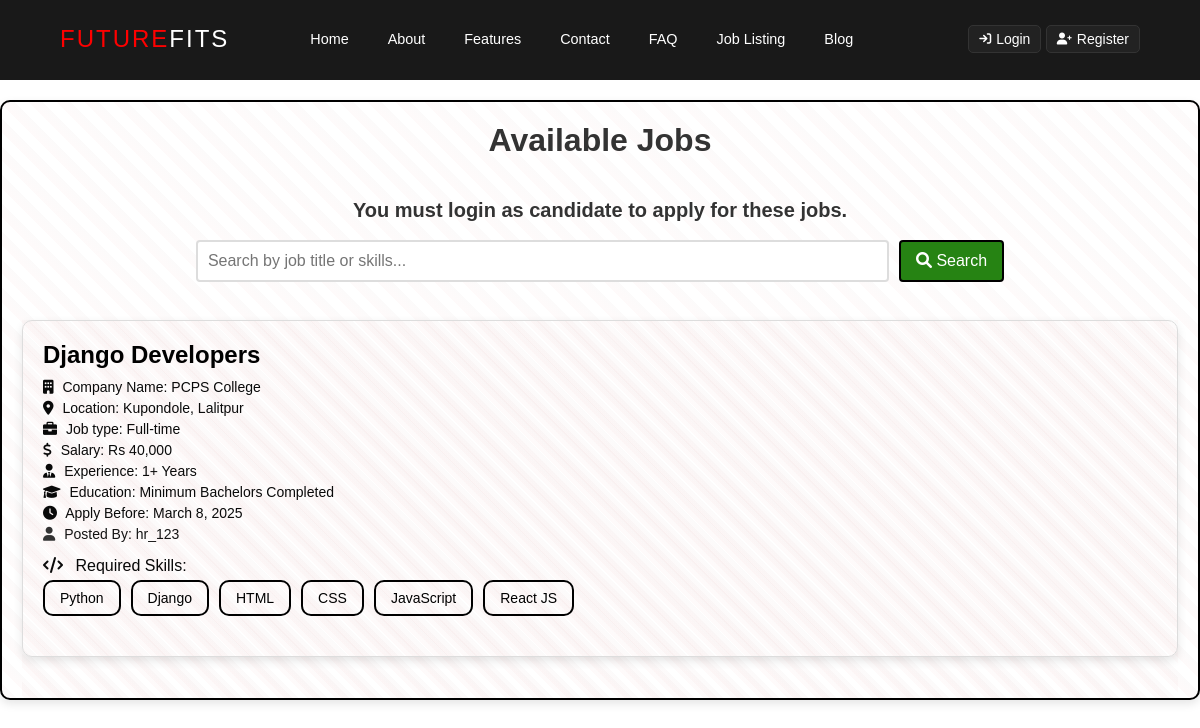
The app's page /job-listing with its own data.
### JRS/models.py (models this page shows, shortened)
class Job(models.Model):
    JOB_TYPES = (
        ('Full-time', 'Full-time'),
        ('Part-time', 'Part-time'),
        ('Internship', 'Internship'),
        ('Contract', 'Contract'),
        ('Freelance', 'Freelance'),
    )
    title = models.CharField(max_length=255)
    description = models.TextField()
    company = models.CharField(max_length=255)
    location = models.CharField(max_length=255)
    job_type = models.CharField(max_length=50, choices=JOB_TYPES)
    salary = models.CharField(max_length=255)
    experience = models.CharField(max_length=255)
    skills = models.CharField(max_length=255)
    education = models.CharField(max_length=255)
    deadline = models.DateField()
    posted_by = models.ForeignKey('HR', on_delete=models.CASCADE)
    created_at = models.DateTimeField(auto_now_add=True)
    updated_at = models.DateTimeField(auto_now=True)
    def skill_list(self):
        return [skill.strip() for skill in self.skills.split(',')] if self.skills else []

class HR(models.Model):
    user = models.OneToOneField(User, on_delete=models.CASCADE)
    first_name = models.CharField(max_length=255, null=False, blank=False, default="HR")
    last_name = models.CharField(max_length=255, null=False, blank=False, default="User")
    username = models.CharField(max_length=255, unique=True)
    email = models.EmailField(unique=True, default='default@email.com')
    profile_picture = models.ImageField(upload_to="profile_pictures/", default="profile_pictures/default.png")
    def __str__(self):
        return self.username

### JRS/views.py (the view)
# urls.py: path('job-listing', views.job_listing, name='job_listing'),
@never_cache
def job_listing(request):
    search_query = request.GET.get('search', '')
    if search_query:
        jobs = Job.objects.filter(
            title__icontains=search_query
        ) | Job.objects.filter(
            skills__icontains=search_query
        )
    else:
        jobs = Job.objects.all()
    return render(request, 'JRS/job_listing.html', {'jobs': jobs})

### JRS/context_processors.py (called while the page is built)
def hr_profile(request):
    hr = None
    if request.user.is_authenticated:
        try:
            hr = HR.objects.get(user=request.user)
        except HR.DoesNotExist:
            pass
    return {'hr': hr}

def candidate_profile(request):
    candidate = None
    if request.user.is_authenticated:
        try:
            candidate = Candidate.objects.get(user=request.user)
        except Candidate.DoesNotExist:
            pass
    return {'candidate': candidate}

### JRS/templates/JRS/job_listing.html (shortened to what this page needs)
{% extends "JRS/base.html" %}
{% load static %}
{% block inlinecss %}
<link href="{% static 'JRS/css/job_listing.css' %}" rel="stylesheet">
{% endblock inlinecss %}
{% block main %}
<div class="job-list-container">
    <h1 class="text-center">Available Jobs</h1>
    <p style="text-align: center; font-size: 20px; color: #333333; font-weight: 600;">
        You must login as candidate to apply for these jobs.
    </p>
    <br>
    <div class="search-bar">
        <form method="GET" action="{% url 'JRS:job_listing' %}">
            <input type="text" name="search" placeholder="Search by job title or skills..." value="{{ request.GET.search }}">
            <button type="submit"><i class="fa-solid fa-search"></i> Search</button>
        </form>
    </div>
    <br>
    {% if jobs %}
    <div class="job-list">
        {% for job in jobs %}
            <div class="job-card">
                <h3 class="job-title">{{ job.title }}</h3>
                <p class="company-name"><i class="fa-solid fa-building"></i> Company Name: {{ job.company }}</p>
                <p class="job-location"><i class="fa-solid fa-map-marker-alt"></i> Location: {{ job.location }}</p>
                <p class="job-type"><i class="fa-solid fa-briefcase"></i> Job type: {{ job.job_type | capfirst }}</p>
                <p class="salary"><i class="fa-solid fa-dollar-sign"></i> Salary: {{ job.salary }}</p>
                <p class="experience"><i class="fa-solid fa-user-tie"></i> Experience: {{ job.experience }}</p>
                <p class="education"><i class="fa-solid fa-graduation-cap"></i> Education: {{ job.education }}</p>
                <p class="deadline"><i class="fa-solid fa-clock"></i> Apply Before: {{ job.deadline }}</p>
                <p class="posted-by"><i class="fa-solid fa-user"></i> Posted By: {{ job.posted_by }}</p>
                <div class="skills">
                    <i class="fa-solid fa-code"></i> Required Skills:
                    <ul class="skill-list">
                        {% for skill in job.skill_list %}
                            <li>{{ skill }}</li>
                        {% empty %}
                            <li>No skills listed</li>
                        {% endfor %}
                    </ul>
                </div>
            </div>
        {% endfor %}
    </div>
    {% else %}
        <p class="no-jobs">No jobs available at the moment.</p>
    {% endif %}
</div>
{% endblock main %}

### JRS/static/JRS/CSS/job_listing.css (style rules this page uses)
:root { --primary-color: #ff5733; --secondary-color: #8e44ad; --accent-color: #f1c40f; --text-color: #333; --background-color: rgba(255, 255, 255, 0.85); --scrollbar-bg: rgba(0, 0, 0, 0.1); --font-family: "Poppins", sans-serif; }
* { margin: 0; padding: 0; box-sizing: border-box; }
html { overflow-x: hidden; }
body { font-family: var(--font-family); background: #fff; color: var(--text-color); }
body { font-family: 'Arial', sans-serif; background-color: #ffffff; color: #080808; margin: 0; padding: 0; }
.posted-by { color: #141313; font-size: 14px; margin: 5px 0; }
.posted-by i { color: #333333; margin-right: 5px; }
.job-list-container { max-width: 1450px; max-height: 600px; margin: 0 auto; padding: 20px; border: 2px solid #000000; border-radius: 10px; background: repeating-linear-gradient( 45deg, rgba(223, 6, 6, 0.02), rgba(94, 19, 19, 0.02) 10px, transparent 10px, transparent 20px ); box-shadow: 0px 4px 10px rgba(0, 0, 0, 0.1); margin-top: 100px; overflow-y: scroll; }
.search-bar { text-align: center; margin-bottom: 20px; border: 20%; }
.search-bar input { padding: 10px; width: 60%; font-size: 16px; border: 2px solid #ddd; border-radius: 4px; }
.search-bar button { padding: 10px 15px; margin-left: 5px; font-size: 16px; background-color: #268313; color: white; border: 2px solid black; border-radius: 4px; cursor: pointer; }
h1 { color: #333333; font-size: 32px; font-weight: 700; margin-bottom: 40px; text-align: center; }
.job-list { display: flex; flex-direction: column; gap: 30px; background: repeating-linear-gradient( 45deg, rgba(223, 6, 6, 0.02), rgba(94, 19, 19, 0.02) 10px, transparent 10px, transparent 20px ); }
.job-card { background: repeating-linear-gradient( 45deg, rgba(223, 6, 6, 0.02), rgba(94, 19, 19, 0.02) 10px, transparent 10px, transparent 20px ); border: 1px solid #ddd; border-radius: 10px; padding: 20px; box-shadow: 0px 4px 10px rgba(0, 0, 0, 0.1); transition: all 0.3s ease; margin-bottom: 20px; }
.job-title { color: #000000; font-size: 24px; font-weight: bold; margin-bottom: 10px; }
.company-name, .job-location, .job-type, .salary, .experience, .education, .deadline { color: #0a0a0a; font-size: 14px; margin: 5px 0; }
.company-name i, .job-location i, .job-type i, .salary i, .experience i, .education i, .deadline i { color: #090909; margin-right: 5px; }
.skills { margin-top: 15px; margin-bottom: 15px; }
.skills i { color: #0a0a0a; margin-right: 8px; }
.skill-list { list-style-type: none; padding-left: 0; color: #555555; display: flex; flex-wrap: wrap; gap: 10px; }
.skill-list li { display: inline-block; padding: 8px 15px; margin: 5px 0; border: 2px solid #000000; border-radius: 10px; background-color: transparent; color: #000000; font-size: 14px; cursor: pointer; transition: all 0.3s ease; }

### records on screen
Job: title "Django Developers", company "PCPS College", location "Kupondole, Lalitpur", job_type "Full-time", salary "Rs 40,000", experience "1+ Years", education "Minimum Bachelors Completed", deadline "March 8, 2025", posted_by "hr_123", skill_list "Python" "Django" "HTML" "CSS" "JavaScript" "React JS"
